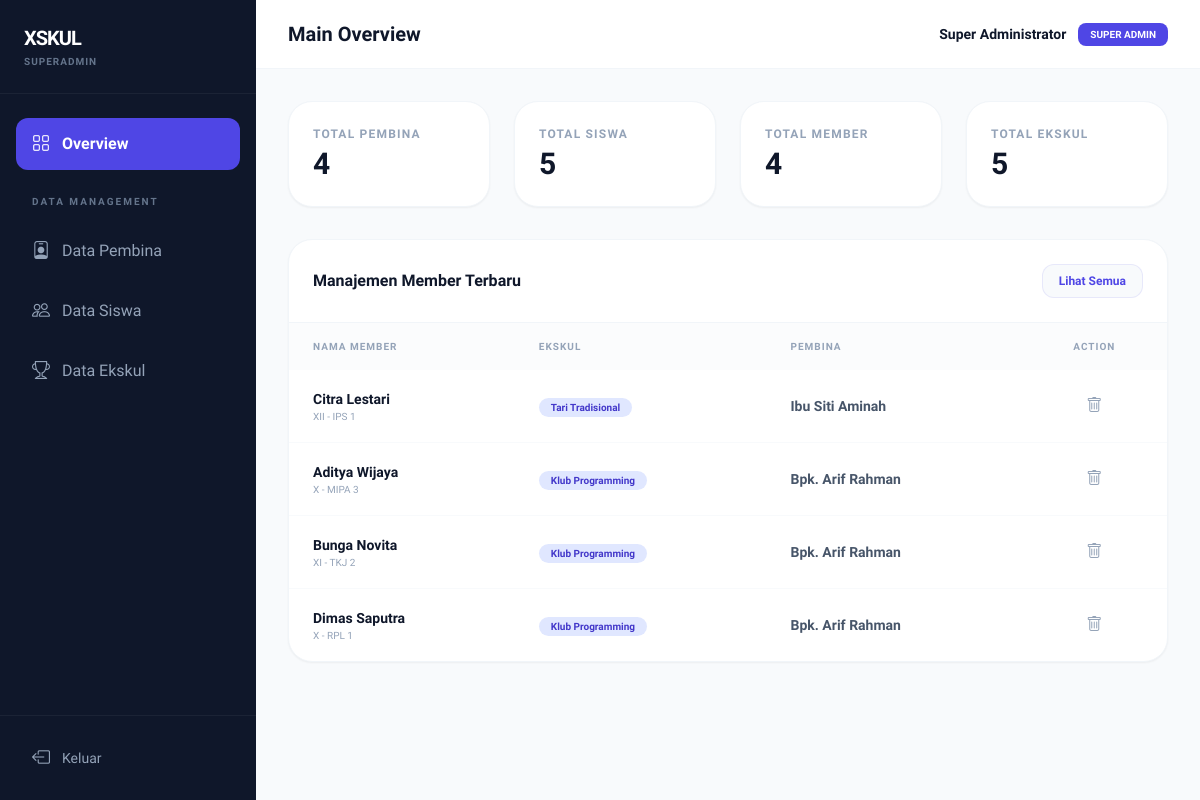
/superadmin/public/dashboard (signed in), run on the app's committed database.
### tables this page shows
CREATE TABLE `pendaftaran` (
  `id` int UNSIGNED NOT NULL,
  `siswa_id` int UNSIGNED NOT NULL,
  `ekskul_id` int UNSIGNED NOT NULL,
  `status` enum('pending','aktif','ditolak','keluar') NOT NULL DEFAULT 'pending',
  `tanggal_daftar` date NOT NULL,
  `tanggal_update` timestamp NOT NULL DEFAULT CURRENT_TIMESTAMP ON UPDATE CURRENT_TIMESTAMP,
  `catatan` varchar(255) DEFAULT NULL
);

CREATE TABLE `siswa` (
  `id` int UNSIGNED NOT NULL,
  `nis` varchar(20) NOT NULL,
  `nisn` varchar(20) NOT NULL,
  `nama` varchar(100) NOT NULL,
  `kelas` varchar(20) NOT NULL COMMENT 'Contoh: XII RPL 1',
  `password` varchar(255) NOT NULL COMMENT 'bcrypt hash',
  `is_active` tinyint(1) NOT NULL DEFAULT '1',
  `created_at` timestamp NOT NULL DEFAULT CURRENT_TIMESTAMP,
  `updated_at` timestamp NOT NULL DEFAULT CURRENT_TIMESTAMP ON UPDATE CURRENT_TIMESTAMP
);

CREATE TABLE `ekskul` (
  `id` int UNSIGNED NOT NULL,
  `pembina_id` int UNSIGNED NOT NULL,
  `nama` varchar(150) NOT NULL,
  `deskripsi` text,
  `kategori` enum('Olahraga','Seni & Musik','Teknologi','Karakter','Lainnya') NOT NULL DEFAULT 'Lainnya',
  `ikon_emoji` varchar(10) DEFAULT NULL,
  `hari_latihan` varchar(50) NOT NULL,
  `jam_mulai` time NOT NULL,
  `jam_selesai` time NOT NULL,
  `kuota_max` smallint UNSIGNED NOT NULL DEFAULT '40',
  `status_pendaftaran` enum('Terbuka','Tutup','Penuh') NOT NULL DEFAULT 'Terbuka',
  `created_at` timestamp NOT NULL DEFAULT CURRENT_TIMESTAMP,
  `updated_at` timestamp NOT NULL DEFAULT CURRENT_TIMESTAMP ON UPDATE CURRENT_TIMESTAMP
);

CREATE TABLE `pembina` (
  `id` int UNSIGNED NOT NULL,
  `nip` varchar(30) NOT NULL,
  `nama` varchar(100) NOT NULL,
  `no_hp` varchar(20) DEFAULT NULL,
  `password` varchar(255) NOT NULL COMMENT 'bcrypt hash',
  `is_active` tinyint(1) NOT NULL DEFAULT '1',
  `created_at` timestamp NOT NULL DEFAULT CURRENT_TIMESTAMP,
  `updated_at` timestamp NOT NULL DEFAULT CURRENT_TIMESTAMP ON UPDATE CURRENT_TIMESTAMP
);

### superadmin/app/core/Controller.php (called while the page is built, shortened)
<?php
class Controller {
    public function view($view, $data = []) {
        extract($data);
        require_once __DIR__ . '/../views/' . $view . '.php';
    }
    public function model($model) {
        return new $model;
    }
}

### superadmin/app/controllers/Dashboard.php (called while the page is built, shortened)
<?php
class Dashboard extends Controller {
    public function index() {
        $pembina     = $this->model('Pembina_model');
        $siswa       = $this->model('Siswa_model');
        $ekskul      = $this->model('Ekskul_model');
        $pendaftaran = $this->model('Pendaftaran_model');
        $data = [
            'title'         => 'Main Overview',
            'activeMenu'    => 'dashboard',
            'totalPembina'  => $pembina->countAll(),
            'totalSiswa'    => $siswa->countAll(),
            'totalMember'   => $pendaftaran->countAll(),
            'totalEkskul'   => $ekskul->countAll(),
            'recentMembers' => $pendaftaran->recentMembers(10),
        ];
        $this->view('main/dashboard/index', $data);
    }
}

### superadmin/app/core/App.php (called while the page is built, shortened)
<?php
class App {
    protected $method     = 'index';
    public function __construct() {
        $url = $this->parseURL();
        if (isset($url[0])) {
            $file = __DIR__ . '/../controllers/' . ucfirst($url[0]) . '.php';
            if (file_exists($file)) {
                unset($url[0]);
            }
        }
        $this->controller = new $this->controller;
        $this->params = !empty($url) ? array_values($url) : [];
        call_user_func_array([$this->controller, $this->method], $this->params);
    }
    public function parseURL() {
        if (isset($_GET['url'])) {
            $url = rtrim($_GET['url'], '/');
            $url = filter_var($url, FILTER_SANITIZE_URL);
            $url = explode('/', $url);
            return $url;
        }
        return [];
    }
}

### superadmin/app/init.php (called while the page is built, shortened)
<?php
require_once __DIR__ . '/core/Database.php';
require_once __DIR__ . '/core/Controller.php';
require_once __DIR__ . '/core/App.php';
$app = new App();

### superadmin/public/index.php (called while the page is built)
<?php
require_once '../app/init.php';

### superadmin/app/core/Database.php (called while the page is built, shortened)
<?php
class Database {
    private $host = DB_HOST;
    private $user = DB_USER;
    private $pass = DB_PASS;
    private $db_name = DB_NAME;
    private $dbh;
    private $stmt;
    public function __construct() {
        $dsn = 'mysql:host=' . $this->host . ';dbname=' . $this->db_name;
        $option = [
            PDO::ATTR_PERSISTENT => true,
            PDO::ATTR_ERRMODE    => PDO::ERRMODE_EXCEPTION
        ];
        try {
            $this->dbh = new PDO($dsn, $this->user, $this->pass, $option);
        } catch (PDOException $e) {
            die("Koneksi Database Gagal: " . $e->getMessage());
        }
    }
    public function query($query) {
        $this->stmt = $this->dbh->prepare($query);
    }
    public function bind($param, $value, $type = null) {
        if (is_null($type)) {
            switch (true) {
                case is_int($value):
                    $type = PDO::PARAM_INT;
                    break;
            }
        }
        $this->stmt->bindValue($param, $value, $type);
    }
    public function execute() {
        $this->stmt->execute();
    }
    public function resultSet() {
        $this->execute();
        return $this->stmt->fetchAll(PDO::FETCH_ASSOC);
    }
    public function single() {
        $this->execute();
        return $this->stmt->fetch(PDO::FETCH_ASSOC);
    }
}

### superadmin/app/models/Pendaftaran_model.php (called while the page is built, shortened)
<?php
class Pendaftaran_model extends Database {
    public function countAll() {
        $this->query('SELECT COUNT(*) FROM pendaftaran WHERE status = "aktif"');
        return $this->single()['COUNT(*)'];
    }
    public function recentMembers($limit = 10) {
        $this->query('SELECT p.*, s.nama AS nama_siswa, s.kelas, e.nama AS nama_ekskul, pb.nama AS nama_pembina FROM pendaftaran p JOIN siswa s ON s.id = p.siswa_id JOIN ekskul e ON e.id = p.ekskul_id JOIN pembina pb ON pb.id = e.pembina_id WHERE p.status = "aktif" ORDER BY p.tanggal_daftar DESC LIMIT :limit');
        $this->bind(':limit', $limit);
        return $this->resultSet();
    }
}

### superadmin/app/models/Pembina_model.php (called while the page is built, shortened)
<?php
class Pembina_model extends Database {
    public function countAll() {
        $this->query('SELECT COUNT(*) FROM pembina');
        return $this->single()['COUNT(*)'];
    }
}

### superadmin/app/models/Siswa_model.php (called while the page is built, shortened)
<?php
class Siswa_model extends Database {
    public function countAll() {
        $this->query('SELECT COUNT(*) FROM siswa');
        return $this->single()['COUNT(*)'];
    }
}

### superadmin/app/models/Ekskul_model.php (called while the page is built, shortened)
<?php
class Ekskul_model extends Database {
    public function countAll() {
        $this->query('SELECT COUNT(*) FROM ekskul');
        return $this->single()['COUNT(*)'];
    }
}

### superadmin/app/views/main/dashboard/index.php (the view)
<div class="grid grid-cols-1 sm:grid-cols-2 lg:grid-cols-4 gap-6 mb-8">
    <div class="bg-white p-6 rounded-3xl border border-slate-100 shadow-sm">
        <p class="text-xs font-bold text-slate-400 uppercase tracking-widest mb-1">Total Pembina</p>
        <h4 class="text-3xl font-black text-midnight"><?= $totalPembina ?></h4>
    </div>
    <div class="bg-white p-6 rounded-3xl border border-slate-100 shadow-sm">
        <p class="text-xs font-bold text-slate-400 uppercase tracking-widest mb-1">Total Siswa</p>
        <h4 class="text-3xl font-black text-midnight"><?= $totalSiswa ?></h4>
    </div>
    <div class="bg-white p-6 rounded-3xl border border-slate-100 shadow-sm">
        <p class="text-xs font-bold text-slate-400 uppercase tracking-widest mb-1">Total Member</p>
        <h4 class="text-3xl font-black text-midnight"><?= $totalMember ?></h4>
    </div>
    <div class="bg-white p-6 rounded-3xl border border-slate-100 shadow-sm">
        <p class="text-xs font-bold text-slate-400 uppercase tracking-widest mb-1">Total Ekskul</p>
        <h4 class="text-3xl font-black text-midnight"><?= $totalEkskul ?></h4>
    </div>
</div>
<div class="bg-white rounded-3xl border border-slate-100 shadow-sm overflow-hidden">
    <div class="p-6 border-b border-slate-100 flex items-center justify-between">
        <h4 class="font-bold text-midnight">Manajemen Member Terbaru</h4>
        <a href="<?= APP_URL ?>/member" class="px-4 py-2 bg-slate-50 text-admin font-bold text-xs rounded-xl hover:bg-admin hover:text-white transition-all border border-admin/10">Lihat Semua</a>
    </div>
    <div class="overflow-x-auto">
        <table class="w-full text-left">
            <thead>
                <tr class="bg-slate-50/50">
                    <th class="px-6 py-4 text-[10px] font-black text-slate-400 uppercase tracking-widest">Nama Member</th>
                    <th class="px-6 py-4 text-[10px] font-black text-slate-400 uppercase tracking-widest">Ekskul</th>
                    <th class="px-6 py-4 text-[10px] font-black text-slate-400 uppercase tracking-widest">Pembina</th>
                    <th class="px-6 py-4 text-[10px] font-black text-slate-400 uppercase tracking-widest text-center">Action</th>
                </tr>
            </thead>
            <tbody class="divide-y divide-slate-50">
                <?php foreach ($recentMembers as $member): ?>
                <tr>
                    <td class="px-6 py-4">
                        <div class="font-bold text-midnight text-sm"><?= htmlspecialchars($member['nama_siswa']) ?></div>
                        <div class="text-[10px] text-slate-400 font-medium"><?= htmlspecialchars($member['kelas']) ?></div>
                    </td>
                    <td class="px-6 py-4">
                        <span class="px-3 py-1 bg-indigo-100 text-indigo-700 text-[10px] font-bold rounded-full"><?= htmlspecialchars($member['nama_ekskul']) ?></span>
                    </td>
                    <td class="px-6 py-4 text-sm font-semibold text-slate-600"><?= htmlspecialchars($member['nama_pembina']) ?></td>
                    <td class="px-6 py-4 text-center">
                        <a href="<?= APP_URL ?>/member/hapus/<?= $member['id'] ?>" class="p-2 text-slate-400 hover:text-red-500 inline-block" onclick="return confirm('Keluarkan member ini?')">
                            <i class="bi bi-trash"></i>
                        </a>
                    </td>
                </tr>
                <?php endforeach; ?>
            </tbody>
        </table>
    </div>
</div>

### data on the page
pendaftaran: siswa.nama "Citra Lestari", siswa.kelas "XII - IPS 1", ekskul.nama "Tari Tradisional", pembina.nama "Ibu Siti Aminah"
pendaftaran: siswa.nama "Aditya Wijaya", siswa.kelas "X - MIPA 3", ekskul.nama "Klub Programming", pembina.nama "Bpk. Arif Rahman"
pendaftaran: siswa.nama "Bunga Novita", siswa.kelas "XI - TKJ 2", ekskul.nama "Klub Programming", pembina.nama "Bpk. Arif Rahman"
pendaftaran: siswa.nama "Dimas Saputra", siswa.kelas "X - RPL 1", ekskul.nama "Klub Programming", pembina.nama "Bpk. Arif Rahman"

### other printed values
$title "Main Overview"
$_SESSION['admin']['nama'] "Super Administrator"
$totalPembina "4"
$totalSiswa "5"
$totalMember "4"
$totalEkskul "5"
